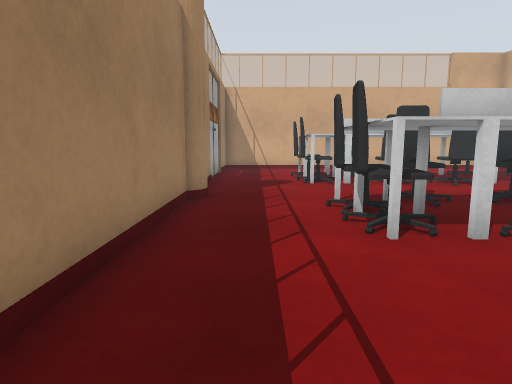
View 1 (above)

15 first-person views from a walk through a world built for the Gazebo simulator. The camera is 0.62 m above the floor, tilts 8° down and sees 75° across. The floor is counted in squares, 0.5 m on a side. Each view is taken from the middle of a square. On the plan, view 1 faces up. The plan holds only what a view shows up to about 14 squares ahead; the rest is blank.

View 2
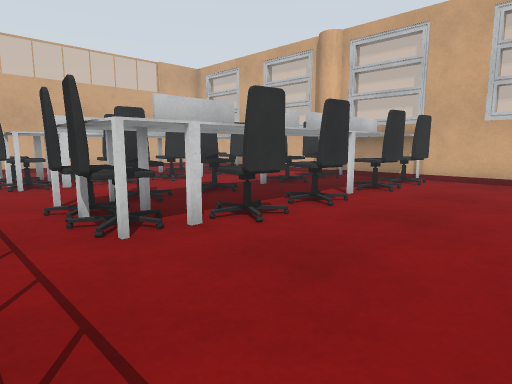

View 3
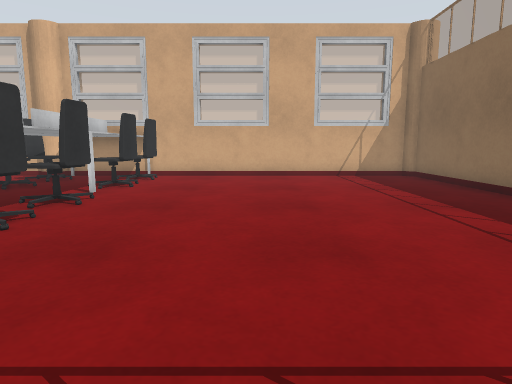

View 4
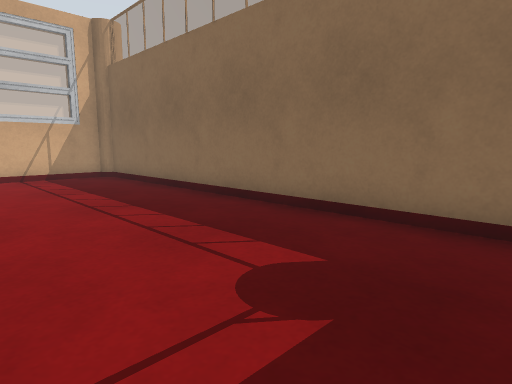

View 5
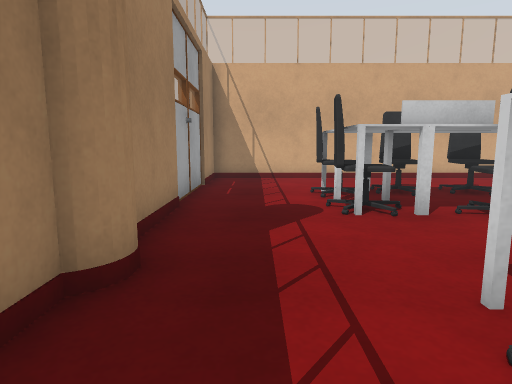

View 6
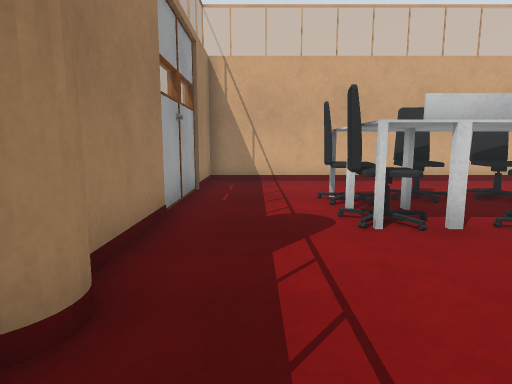

View 7
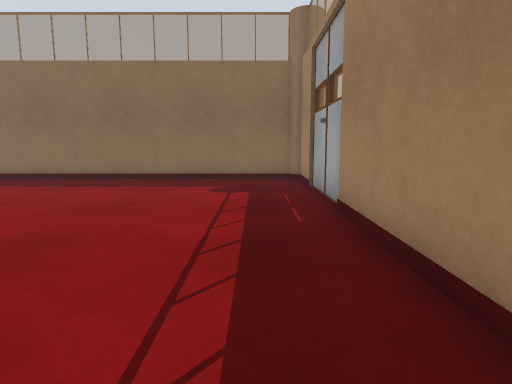

View 8
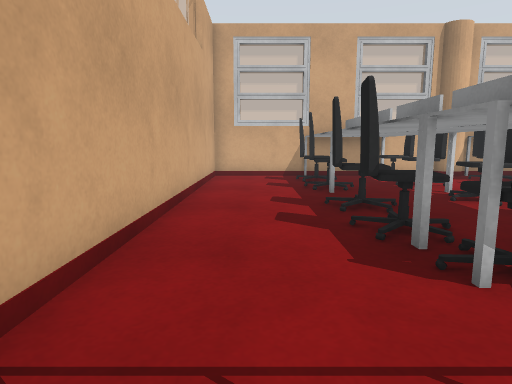

View 9
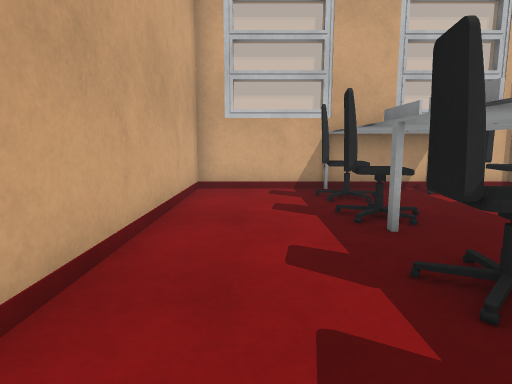

View 10
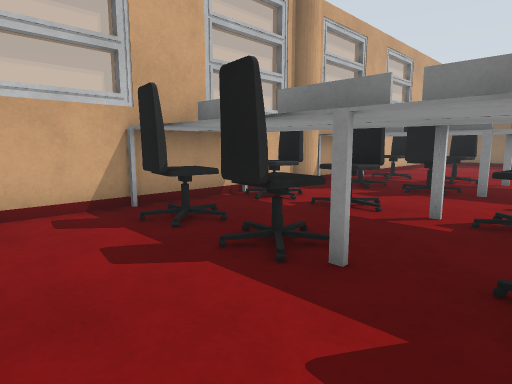

View 11
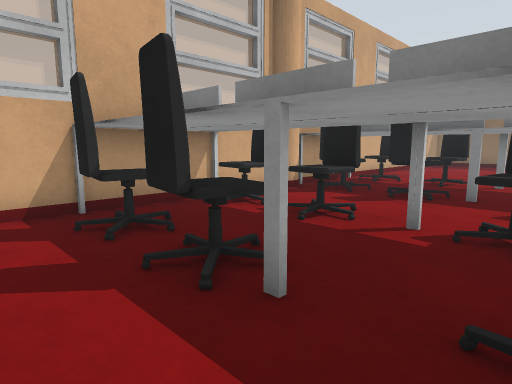

View 12
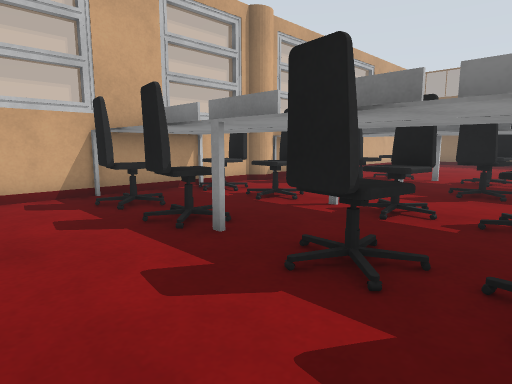

View 13
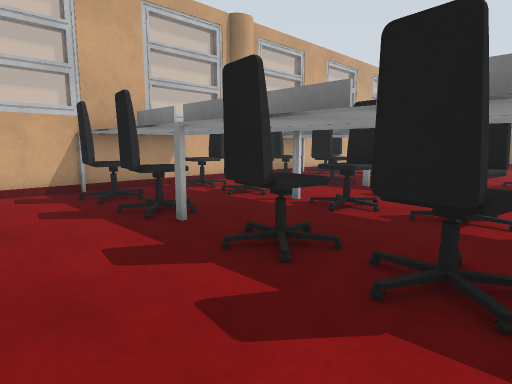

View 14
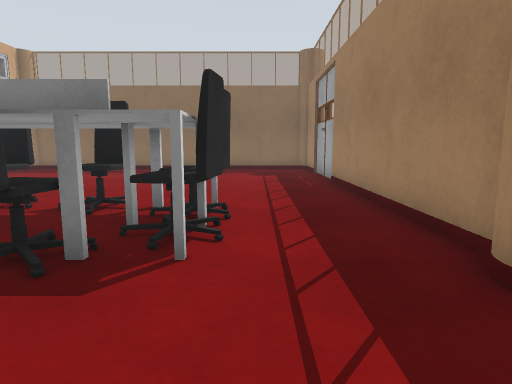

View 15
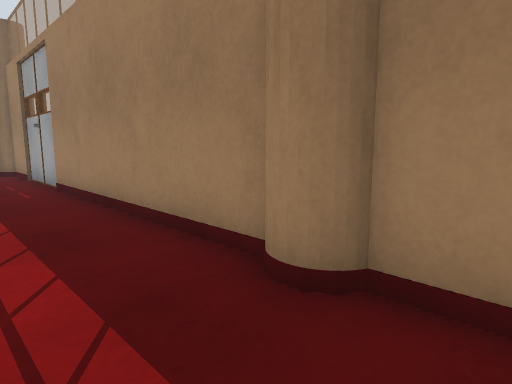

### Floor plan
Key: @ floor where view 1 was taken; # wall or solid block; . floor; L door leaf; T thing the floor can be seen under or through.
Columns run from 2 left of view 1 to 13 right of it. Each row starts with its distance up from view 1.
 18 ################
 17 #..............#
 16 #..............#
 15 L..............#
 14 L...TTTTTT######
 13 L...TT
 12 L...TT
 11 #...TTTTTTTTTT##
 10 #.............##
  9 #..............#
  8 #....TT.T..#.###
  7 #...TTTTTTT####
  6 #...TT
  5 #...TTTTT######
  4 #.....T.T..#.###
  3 #..............#
  2 #..............#
  1 #..............#
  0 #.@............#
 -1 L..............#
 -2 L..............#
 -3 L..............#
 -4 L..............#
 -5 #..............#
 -6 #..............#
 -7 ################

Positions as (right, up) in squares from view 1, and headings:
1: (0, 0), facing up
2: (0, 0), facing up-right
3: (-1, 0), facing right
4: (-1, -1), facing down-right
5: (0, 5), facing up
6: (0, 6), facing up
7: (0, 6), facing down
8: (-1, 16), facing right
9: (3, 16), facing right
10: (6, 17), facing down-right
11: (6, 16), facing down-right
12: (4, 17), facing down-right
13: (3, 17), facing down-right
14: (1, 11), facing down
15: (1, 10), facing down-left
